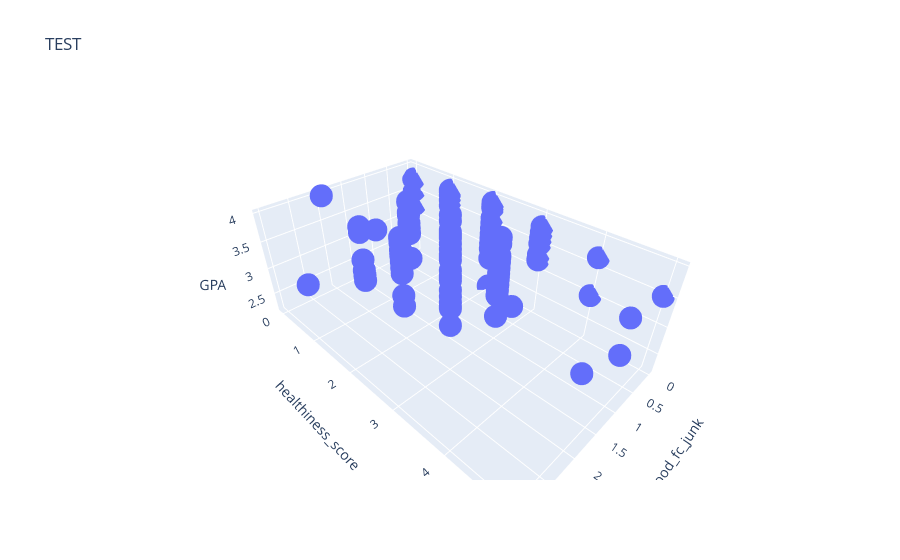

Write notebook code for a chart like this one.
### Code cell
# meat fruit veggie carbs junk healthy_tw water

fig = px.scatter_3d(df, x='comfort_food_fc_junk', y='healthiness_score', z='GPA', title= 'TEST')
fig.show()

### Figure 1 — Plotly figure (JSON) as saved in the notebook; plotly's stock layout.template omitted (floating-point values rounded to 4 significant figures)
{"data": [{"hoverlabel": {"namelength": 0}, "hovertemplate": "comfort_food_fc_junk=%{x}<br>healthiness_score=%{y}<br>GPA=%{z}", "legendgroup": "", "marker": {"color": "#636efa", "symbol": "circle"}, "mode": "markers", "name": "", "scene": "scene", "showlegend": false, "type": "scatter3d", "x": [0, 1, 0, 1, 1, 2, 0, 1, 1, 2, 1, 1, 2, 0, 1, 1, 1, 0, 0, 2, 1, 1, 1, 2, 0, 0, 3, 0, 2, 1, 1, 1, 0, 1, 2, 1, 2, 2, 2, 2, 0, 2, 0, 2, 2, 0, 0, 0, 0, 1, 1, 0, 1, 0, 1, 1, 0, 0, 1, 1, 1, 1, 0, 2, 1, 1, 0, 0, 2, 1, 0, 0, 1, 1, 1, 1, 1, 2, 1, 0, 0, 1, 1, 0, 2, 0, 1, 0, 2, 0, 2, 0, 2, 1, 1, 1, 0, 1, 0, 2, 1, 1, 2, 2, 2, 0, 2, 1, 1, 0, 0, 1, 1, 0, 1, 0, 0, 0, 0, 0, 1], "y": [1, 2, 1, 2, 2, 1, 3, 3, 1, 2, 1, 3, 2, 2, 2, 2, 3, 2, 2, 4, 1, 2, 3, 2, 3, 2, 1, 2, 2, 3, 2, 1, 1, 3, 2, 1, 2, 3, 1, 2, 3, 1, 1, 3, 1, 5, 2, 1, 2, 2, 2, 0, 3, 1, 1, 1, 3, 2, 1, 1, 3, 3, 1, 3, 3, 3, 4, 0, 0, 3, 2, 1, 5, 5, 0, 2, 2, 5, 2, 1, 2, 2, 2, 3, 3, 0, 3, 3, 3, 2, 2, 3, 2, 2, 3, 2, 1, 2, 2, 1, 3, 3, 1, 2, 2, 2, 2, 2, 1, 3, 2, 2, 1, 1, 2, 1, 2, 1, 2, 4, 1], "z": [2.4, 3.654, 3.2, 3.5, 2.25, 3.8, 3.3, 3.3, 3.3, 3.5, 3.904, 3.4, 3.6, 3.1, 4, 3.6, 3.4, 2.2, 3.3, 3.87, 3.7, 3.7, 3.9, 2.8, 3.7, 3, 3.2, 3.5, 4, 4, 2.8, 3.65, 3, 3.7, 3.4, 3.89, 3, 3.4, 2.9, 3.6, 3.5, 3.2, 3.605, 3.8, 2.8, 3.5, 3.83, 3.6, 3.3, 3.3, 3.292, 3.5, 3.35, 3.8, 2.8, 3.5, 3.7, 3.6, null, 3.9, 2.6, 3.5, 3.2, 3, 3.6, 3.2, 3.67, 3.73, 4, 3.1, 3.79, 3, 3.7, 3.1, 3, 3.9, 3.4, 3.5, 3.7, 3.7, 3.83, 2.6, 3, 3.2, 3.5, 3.2, 3.68, 3.8, 3.3, 3.2, 3.75, 3.5, 3.92, 3.9, 3.9, 3.2, 3.5, 3.4, null, 3.7, null, 3, 3, 3.8, 3.8, 3.4, 3.7, 2.9, 3.9, 3.6, 2.8, 3.3, 3.4, 3.77, 3.63, 3.2, 3.5, 3, 3.882, 3, 3.9]}], "layout": {"legend": {"tracegroupgap": 0}, "scene": {"domain": {"x": [0, 1], "y": [0, 1]}, "xaxis": {"title": {"text": "comfort_food_fc_junk"}}, "yaxis": {"title": {"text": "healthiness_score"}}, "zaxis": {"title": {"text": "GPA"}}}, "title": {"text": "TEST"}}}
